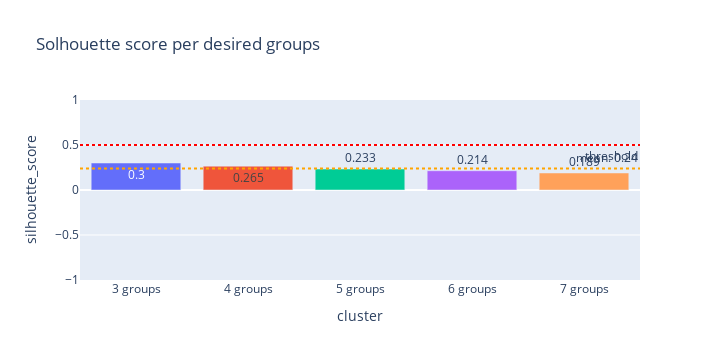

This figure's notebook cell:
### Code cell
comparision_graph

### Figure 1 — Plotly figure (JSON) as saved in the notebook; plotly's stock layout.template omitted (floating-point values rounded to 4 significant figures)
{"data": [{"hovertemplate": "cluster=%{x}<br>silhouette_score=%{y}<extra></extra>", "legendgroup": "3 groups", "marker": {"color": "#636efa", "pattern": {"shape": ""}}, "name": "3 groups", "orientation": "v", "showlegend": true, "textposition": "auto", "texttemplate": "%{y}", "x": ["3 groups"], "xaxis": "x", "y": [0.3], "yaxis": "y", "type": "bar"}, {"hovertemplate": "cluster=%{x}<br>silhouette_score=%{y}<extra></extra>", "legendgroup": "4 groups", "marker": {"color": "#EF553B", "pattern": {"shape": ""}}, "name": "4 groups", "orientation": "v", "showlegend": true, "textposition": "auto", "texttemplate": "%{y}", "x": ["4 groups"], "xaxis": "x", "y": [0.265], "yaxis": "y", "type": "bar"}, {"hovertemplate": "cluster=%{x}<br>silhouette_score=%{y}<extra></extra>", "legendgroup": "5 groups", "marker": {"color": "#00cc96", "pattern": {"shape": ""}}, "name": "5 groups", "orientation": "v", "showlegend": true, "textposition": "auto", "texttemplate": "%{y}", "x": ["5 groups"], "xaxis": "x", "y": [0.233], "yaxis": "y", "type": "bar"}, {"hovertemplate": "cluster=%{x}<br>silhouette_score=%{y}<extra></extra>", "legendgroup": "6 groups", "marker": {"color": "#ab63fa", "pattern": {"shape": ""}}, "name": "6 groups", "orientation": "v", "showlegend": true, "textposition": "auto", "texttemplate": "%{y}", "x": ["6 groups"], "xaxis": "x", "y": [0.214], "yaxis": "y", "type": "bar"}, {"hovertemplate": "cluster=%{x}<br>silhouette_score=%{y}<extra></extra>", "legendgroup": "7 groups", "marker": {"color": "#FFA15A", "pattern": {"shape": ""}}, "name": "7 groups", "orientation": "v", "showlegend": true, "textposition": "auto", "texttemplate": "%{y}", "x": ["7 groups"], "xaxis": "x", "y": [0.189], "yaxis": "y", "type": "bar"}], "layout": {"xaxis": {"anchor": "y", "domain": [0.0, 1.0], "title": {"text": "cluster"}, "categoryorder": "array", "categoryarray": ["3 groups", "4 groups", "5 groups", "6 groups", "7 groups"]}, "yaxis": {"anchor": "x", "domain": [0.0, 1.0], "title": {"text": "silhouette_score"}, "range": [-1, 1]}, "legend": {"title": {"text": "cluster"}, "tracegroupgap": 0}, "title": {"text": "Solhouette score per desired groups"}, "barmode": "relative", "shapes": [{"line": {"color": "red", "dash": "dot", "width": 2}, "type": "line", "x0": 0, "x1": 1, "xref": "x domain", "y0": 0.5, "y1": 0.5, "yref": "y"}, {"line": {"color": "orange", "dash": "dot"}, "type": "line", "x0": 0, "x1": 1, "xref": "x domain", "y0": 0.24, "y1": 0.24, "yref": "y"}], "annotations": [{"showarrow": false, "text": "threshold", "x": 1, "xanchor": "right", "xref": "x domain", "y": 0.5, "yanchor": "top", "yref": "y"}, {"showarrow": false, "text": "mean: 0.24", "x": 1, "xanchor": "right", "xref": "x domain", "y": 0.24, "yanchor": "bottom", "yref": "y"}], "height": 360, "width": 720, "showlegend": false}}
